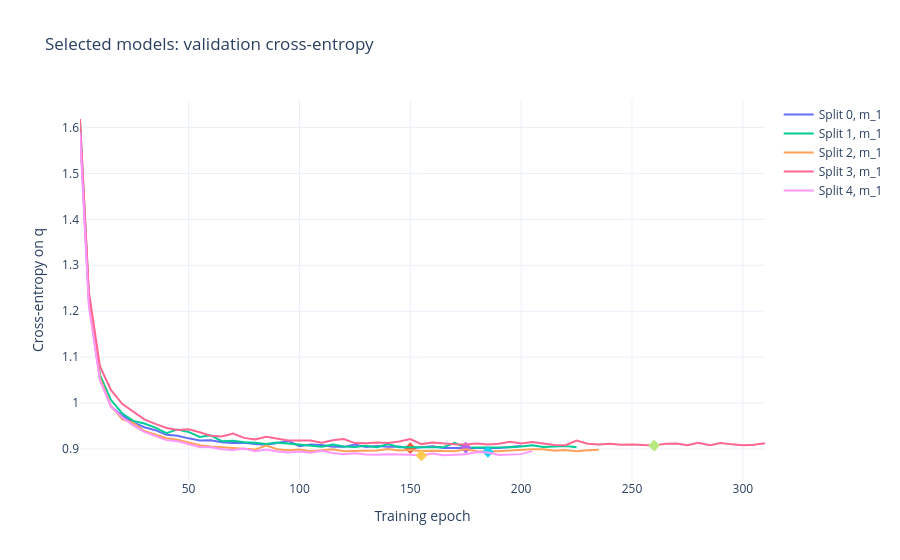

Here is the notebook cell this chart was saved with:
### Markdown cell above
## Inspect validation learning curves

The curve for model m_1 of each selected split illustrates checkpoint selection. All model/candidate
histories are saved separately. Large between-model variation in the tables is a reason to inspect
more histories before interpreting a small improvement in the mean.

### Code cell
learning_curve = go.Figure()
for seed, candidate in selected_by_seed.items():
    paths = trial_paths(seed, candidate["candidate_id"], 0)
    history = pd.read_csv(paths["history"])
    metadata = read_completed_trial(seed, candidate, 0)
    learning_curve.add_trace(go.Scatter(x=history.epoch, y=history.validation_cross_entropy,
                                        mode="lines", name=f"Split {seed}, m_1"))
    learning_curve.add_trace(go.Scatter(x=[metadata["best_epoch"]], y=[metadata["validation_cross_entropy"]],
                                        mode="markers", marker=dict(size=9, symbol="diamond"),
                                        name=f"Split {seed} checkpoint", showlegend=False))
learning_curve.update_layout(template="plotly_white", title="Selected models: validation cross-entropy",
                              xaxis_title="Training epoch", yaxis_title="Cross-entropy on q")
learning_curve.show()
learning_curve.write_html(RUN_DIR / "validation_learning_curves.html", include_plotlyjs=True)

### Figure 1 — Plotly figure (JSON) as saved in the notebook; plotly's stock layout.template omitted (floating-point values rounded to 4 significant figures)
{"data": [{"mode": "lines", "name": "Split 0, m_1", "type": "scatter", "x": [1, 5, 10, 15, 20, 25, 30, 35, 40, 45, 50, 55, 60, 65, 70, 75, 80, 85, 90, 95, 100, 105, 110, 115, 120, 125, 130, 135, 140, 145, 150, 155, 160, 165, 170, 175, 180, 185, 190, 195, 200], "y": [1.596, 1.221, 1.053, 0.9924, 0.9726, 0.958, 0.9475, 0.941, 0.9309, 0.929, 0.9233, 0.9188, 0.9192, 0.915, 0.9133, 0.9139, 0.9109, 0.9092, 0.9132, 0.9177, 0.9062, 0.9097, 0.9087, 0.905, 0.9048, 0.9098, 0.9042, 0.9065, 0.9053, 0.9054, 0.9019, 0.904, 0.9061, 0.9025, 0.9025, 0.9028, 0.9021, 0.9027, 0.9023, 0.9044, 0.9065]}, {"marker": {"size": 9, "symbol": "diamond"}, "mode": "markers", "name": "Split 0 checkpoint", "showlegend": false, "type": "scatter", "x": [150], "y": [0.9019]}, {"mode": "lines", "name": "Split 1, m_1", "type": "scatter", "x": [1, 5, 10, 15, 20, 25, 30, 35, 40, 45, 50, 55, 60, 65, 70, 75, 80, 85, 90, 95, 100, 105, 110, 115, 120, 125, 130, 135, 140, 145, 150, 155, 160, 165, 170, 175, 180, 185, 190, 195, 200, 205, 210, 215, 220, 225], "y": [1.615, 1.232, 1.062, 1.007, 0.978, 0.9613, 0.9554, 0.9465, 0.9344, 0.9427, 0.9372, 0.9262, 0.9299, 0.9172, 0.918, 0.9151, 0.9138, 0.9112, 0.9143, 0.9119, 0.9098, 0.9085, 0.9051, 0.9101, 0.9056, 0.9045, 0.9072, 0.904, 0.9108, 0.9039, 0.9039, 0.9049, 0.9042, 0.904, 0.9138, 0.9029, 0.9036, 0.9036, 0.9048, 0.9037, 0.9054, 0.9084, 0.9043, 0.9048, 0.9065, 0.9041]}, {"marker": {"size": 9, "symbol": "diamond"}, "mode": "markers", "name": "Split 1 checkpoint", "showlegend": false, "type": "scatter", "x": [175], "y": [0.9029]}, {"mode": "lines", "name": "Split 2, m_1", "type": "scatter", "x": [1, 5, 10, 15, 20, 25, 30, 35, 40, 45, 50, 55, 60, 65, 70, 75, 80, 85, 90, 95, 100, 105, 110, 115, 120, 125, 130, 135, 140, 145, 150, 155, 160, 165, 170, 175, 180, 185, 190, 195, 200, 205, 210, 215, 220, 225, 230, 235], "y": [1.597, 1.232, 1.056, 0.9931, 0.9653, 0.9567, 0.9393, 0.9314, 0.9234, 0.9204, 0.9139, 0.9082, 0.9055, 0.904, 0.903, 0.9017, 0.8988, 0.9076, 0.8996, 0.8977, 0.8992, 0.8955, 0.8976, 0.8995, 0.8951, 0.8957, 0.8951, 0.8971, 0.9, 0.8971, 0.8981, 0.8956, 0.8965, 0.895, 0.895, 0.8996, 0.8951, 0.8939, 0.8956, 0.8972, 0.8988, 0.8998, 0.8995, 0.8961, 0.8978, 0.8952, 0.8972, 0.8987]}, {"marker": {"size": 9, "symbol": "diamond"}, "mode": "markers", "name": "Split 2 checkpoint", "showlegend": false, "type": "scatter", "x": [185], "y": [0.8939]}, {"mode": "lines", "name": "Split 3, m_1", "type": "scatter", "x": [1, 5, 10, 15, 20, 25, 30, 35, 40, 45, 50, 55, 60, 65, 70, 75, 80, 85, 90, 95, 100, 105, 110, 115, 120, 125, 130, 135, 140, 145, 150, 155, 160, 165, 170, 175, 180, 185, 190, 195, 200, 205, 210, 215, 220, 225, 230, 235, 240, 245, 250, 255, 260, 265, 270, 275, 280, 285, 290, 295, 300, 305, 310], "y": [1.618, 1.242, 1.08, 1.028, 0.9984, 0.9822, 0.9648, 0.9548, 0.9458, 0.9414, 0.9428, 0.9367, 0.9291, 0.9276, 0.9336, 0.9243, 0.9211, 0.9266, 0.922, 0.9187, 0.9184, 0.9185, 0.9136, 0.9192, 0.9217, 0.913, 0.9125, 0.9141, 0.9132, 0.9166, 0.9217, 0.9108, 0.9144, 0.912, 0.9103, 0.9101, 0.9121, 0.9097, 0.9114, 0.9159, 0.9122, 0.9151, 0.9115, 0.9088, 0.9082, 0.9183, 0.9117, 0.9099, 0.9114, 0.9096, 0.91, 0.909, 0.9075, 0.9114, 0.9121, 0.9083, 0.9137, 0.9085, 0.913, 0.9102, 0.9082, 0.9096, 0.9125]}, {"marker": {"size": 9, "symbol": "diamond"}, "mode": "markers", "name": "Split 3 checkpoint", "showlegend": false, "type": "scatter", "x": [260], "y": [0.9075]}, {"mode": "lines", "name": "Split 4, m_1", "type": "scatter", "x": [1, 5, 10, 15, 20, 25, 30, 35, 40, 45, 50, 55, 60, 65, 70, 75, 80, 85, 90, 95, 100, 105, 110, 115, 120, 125, 130, 135, 140, 145, 150, 155, 160, 165, 170, 175, 180, 185, 190, 195, 200, 205], "y": [1.589, 1.211, 1.05, 0.9919, 0.9692, 0.9513, 0.9374, 0.9288, 0.9195, 0.9169, 0.9099, 0.9045, 0.9041, 0.8997, 0.898, 0.9011, 0.895, 0.8992, 0.8947, 0.8924, 0.8946, 0.8919, 0.8963, 0.8914, 0.8885, 0.8911, 0.8883, 0.8875, 0.8887, 0.889, 0.8877, 0.8862, 0.8901, 0.8864, 0.8867, 0.8886, 0.8938, 0.8926, 0.887, 0.8882, 0.889, 0.8954]}, {"marker": {"size": 9, "symbol": "diamond"}, "mode": "markers", "name": "Split 4 checkpoint", "showlegend": false, "type": "scatter", "x": [155], "y": [0.8862]}], "layout": {"title": {"text": "Selected models: validation cross-entropy"}, "xaxis": {"title": {"text": "Training epoch"}}, "yaxis": {"title": {"text": "Cross-entropy on q"}}}}
